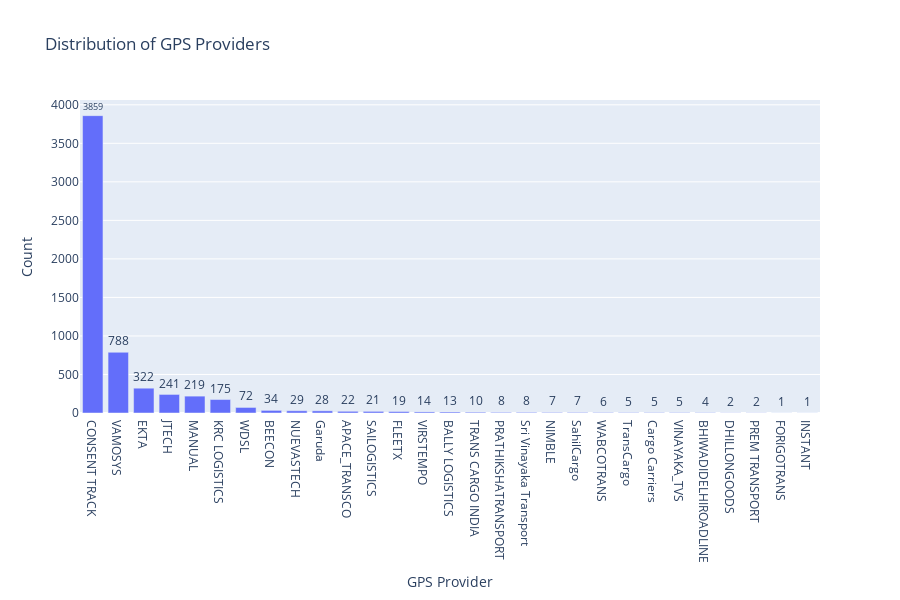
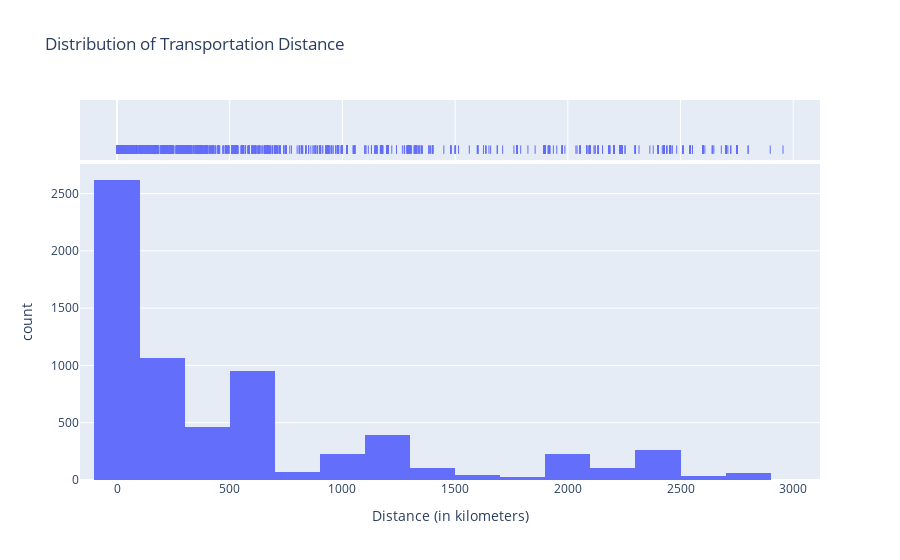
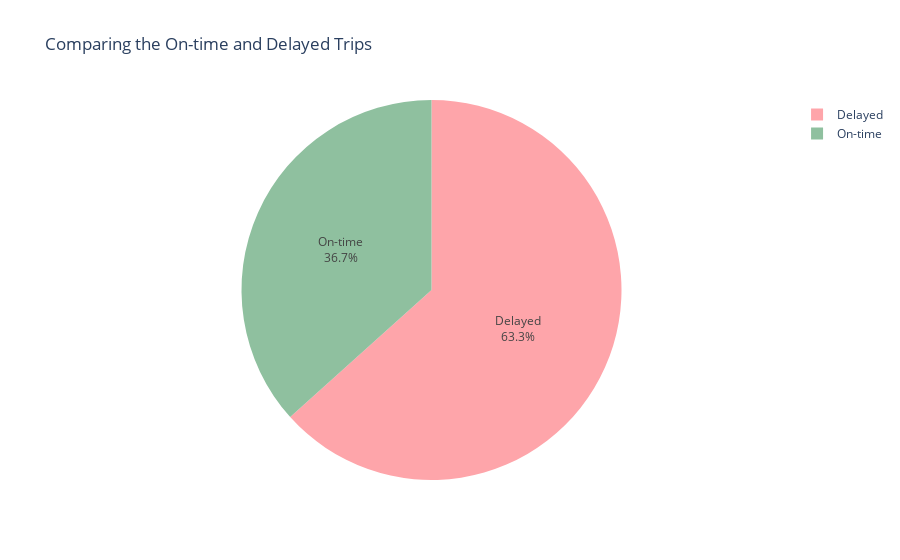

The notebook cell these images were saved under, in order:
### Code cell
#4. Create 2-4 interesting graphs that look at non coordinate attributes of the dataset

#Bar Plot of GPS Providers
bar_fig = px.bar(df['GpsProvider'].value_counts(), x=df['GpsProvider'].value_counts().index, y=df['GpsProvider'].value_counts().values,
              labels={'x': 'GPS Provider', 'y': 'Count'},
              title='Distribution of GPS Providers')

bar_fig.update_traces(text=df['GpsProvider'].value_counts().values,
                   textposition='outside',  # 'inside' or 'outside' to control text position
                   texttemplate='%{text}')

bar_fig.update_layout(height=600)
bar_fig.show()


#Histogram of Transportation Distance
hist_fig = px.histogram(df_new, x='TRANSPORTATION_DISTANCE_IN_KM', nbins=25, marginal='rug',
                   labels={'TRANSPORTATION_DISTANCE_IN_KM': 'Distance (in kilometers)', 'count': 'Count'},
                   title='Distribution of Transportation Distance')

hist_fig.show()

# Pie Chart for On-time/Delayed Distribution
pie_fig = px.pie(df_new['ontime_delay'].value_counts(), labels=df_new['ontime_delay'].value_counts().index, values=df_new['ontime_delay'].value_counts().values,
             title='Comparing the On-time and Delayed Trips',
             names=['Delayed', 'On-time'],
             color_discrete_sequence=['#fea5aa', '#8fc09f']
            )

# Details over pie and upon hovering
pie_fig.update_traces(textinfo='percent+label', hovertemplate='%{label}: %{value}')


pie_fig.show()

### Figure 1 — Plotly figure (JSON) as saved in the notebook; plotly's stock layout.template omitted (floating-point values rounded to 4 significant figures)
{"data": [{"alignmentgroup": "True", "hovertemplate": "GPS Provider=%{x}<br>Count=%{y}<extra></extra>", "legendgroup": "", "marker": {"color": "#636efa", "pattern": {"shape": ""}}, "name": "", "offsetgroup": "", "orientation": "v", "showlegend": false, "text": [3859, 788, 322, 241, 219, 175, 72, 34, 29, 28, 22, 21, 19, 14, 13, 10, 8, 8, 7, 7, 6, 5, 5, 5, 4, 2, 2, 1, 1], "textposition": "outside", "texttemplate": "%{text}", "type": "bar", "x": ["CONSENT TRACK", "VAMOSYS", "EKTA", "JTECH", "MANUAL", "KRC LOGISTICS", "WDSL", "BEECON", "NUEVASTECH", "Garuda", "APACE_TRANSCO", "SAILOGISTICS", "FLEETX", "VIRSTEMPO", "BALLY LOGISTICS", "TRANS CARGO INDIA", "PRATHIKSHATRANSPORT", "Sri Vinayaka Transport", "NIMBLE", "SahilCargo", "WABCOTRANS", "TransCargo", "Cargo Carriers", "VINAYAKA_TVS", "BHIWADIDELHIROADLINE", "DHILLONGOODS", "PREM TRANSPORT", "FORIGOTRANS", "INSTANT"], "xaxis": "x", "y": [3859, 788, 322, 241, 219, 175, 72, 34, 29, 28, 22, 21, 19, 14, 13, 10, 8, 8, 7, 7, 6, 5, 5, 5, 4, 2, 2, 1, 1], "yaxis": "y"}], "layout": {"barmode": "relative", "height": 600, "legend": {"tracegroupgap": 0}, "title": {"text": "Distribution of GPS Providers"}, "xaxis": {"anchor": "y", "domain": [0, 1], "title": {"text": "GPS Provider"}}, "yaxis": {"anchor": "x", "domain": [0, 1], "title": {"text": "Count"}}}}

### Figure 2 — Plotly figure (JSON) as saved in the notebook; plotly's stock layout.template omitted (floating-point values rounded to 4 significant figures; data arrays with more than 128 entries replaced by an {"elided": "..."} marker saying what was removed)
{"data": [{"alignmentgroup": "True", "bingroup": "x", "hovertemplate": "Distance (in kilometers)=%{x}<br>count=%{y}<extra></extra>", "legendgroup": "", "marker": {"color": "#636efa", "pattern": {"shape": ""}}, "name": "", "nbinsx": 25, "offsetgroup": "", "orientation": "v", "showlegend": false, "type": "histogram", "x": {"elided": "6649 float values"}, "xaxis": "x", "yaxis": "y"}, {"alignmentgroup": "True", "boxpoints": "all", "fillcolor": "rgba(255,255,255,0)", "hoveron": "points", "hovertemplate": "Distance (in kilometers)=%{x}<extra></extra>", "jitter": 0, "legendgroup": "", "line": {"color": "rgba(255,255,255,0)"}, "marker": {"color": "#636efa", "symbol": "line-ns-open"}, "name": "", "offsetgroup": "", "showlegend": false, "type": "box", "x": {"elided": "6649 float values"}, "xaxis": "x2", "yaxis": "y2"}], "layout": {"barmode": "relative", "legend": {"tracegroupgap": 0}, "title": {"text": "Distribution of Transportation Distance"}, "xaxis": {"anchor": "y", "domain": [0, 1], "title": {"text": "Distance (in kilometers)"}}, "xaxis2": {"anchor": "y2", "domain": [0, 1], "matches": "x", "showgrid": true, "showticklabels": false}, "yaxis": {"anchor": "x", "domain": [0, 0.8316], "title": {"text": "count"}}, "yaxis2": {"anchor": "x2", "domain": [0.8416, 1], "matches": "y2", "showgrid": false, "showline": false, "showticklabels": false, "ticks": ""}}}

### Figure 3 — Plotly figure (JSON) as saved in the notebook; plotly's stock layout.template omitted (floating-point values rounded to 4 significant figures)
{"data": [{"domain": {"x": [0, 1], "y": [0, 1]}, "hovertemplate": "%{label}: %{value}", "labels": ["Delayed", "On-time"], "legendgroup": "", "name": "", "showlegend": true, "textinfo": "percent+label", "type": "pie", "values": [4212, 2437]}], "layout": {"legend": {"tracegroupgap": 0}, "piecolorway": ["#fea5aa", "#8fc09f"], "title": {"text": "Comparing the On-time and Delayed Trips"}}}
